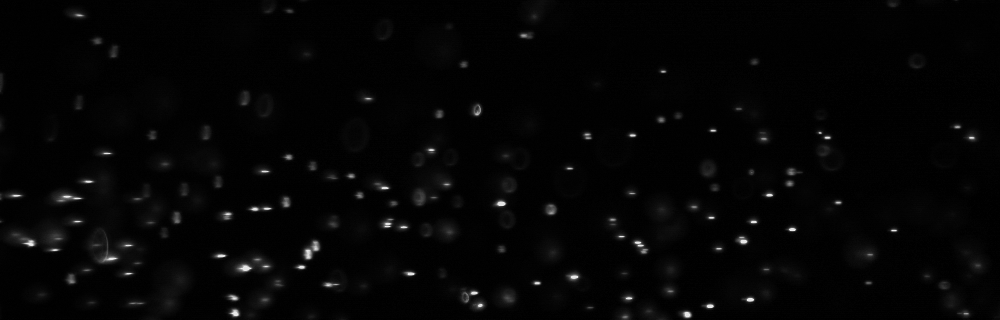
#> input picture image1.bmp, 1000 x 320 px
$ python canny.py
#> lines starting #> are read from the running program, lines starting #| are printed output that depends on the picture; after the words box and inside, x2 and y2 are one past the last pixel; in counts of white or black regions, pixels touching at a corner belong together
import cv2
import numpy as np
import main


# [64 lines left out: functions fill_parts_n_remove_threads, flood, numerate_parts, count, not called in this run]


if __name__ == '__main__':

    def nothing(a):
        pass

    # считывание изображения
    img_original = cv2.imread('image1.bmp')[:, :, 0]
#> img_original: shape (320, 1000); min 0, max 237, mean 4.8
    res = img_original.shape[:2]
#> res = (320, 1000)

    # создание окна и трекбаров
    window = 'adj'
    cv2.namedWindow(window)
    cv2.createTrackbar('Gauss', window, 3, 10, nothing)
    cv2.createTrackbar('threshold1', window, 50, 400, nothing)
    cv2.createTrackbar('threshold2', window, 150, 400, nothing)

    while True:
        # снятие значений с баров
        gauss = cv2.getTrackbarPos('Gauss', window)
        threshold1 = cv2.getTrackbarPos('threshold1', window)
        #cv2.setTrackbarPos('threshold2', window, threshold1+100)
        threshold2 = cv2.getTrackbarPos('threshold2', window)

        # размытие изображение для удаления шумов
        if gauss > 0:
            img_blur = cv2.blur(img_original, (gauss, gauss))
        else:
            img_blur = img_original
        # преобразование Кэнни
        img_edges = cv2.Canny(img_blur, threshold1, threshold2)
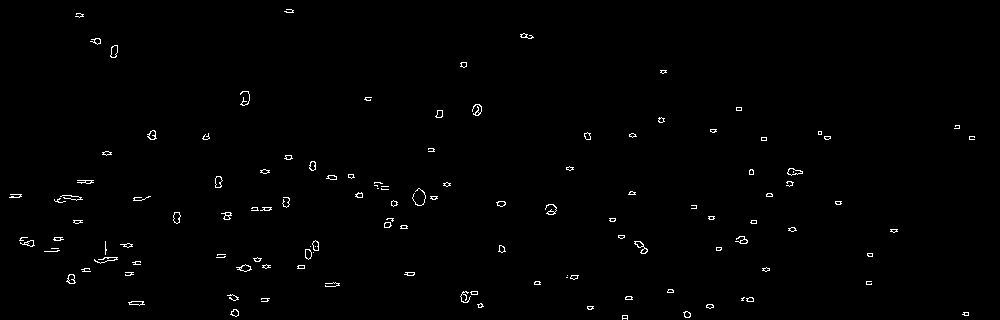
#> img_edges: shape (320, 1000); 0.85% white in thin lines or dots
        # заполение пустот
        img_fill = fill_parts_n_remove_threads(img_edges, 3)
#> in fill_parts_n_remove_threads, `cv2.floodFill(img_proc, mask, (0, 0), 255)`:
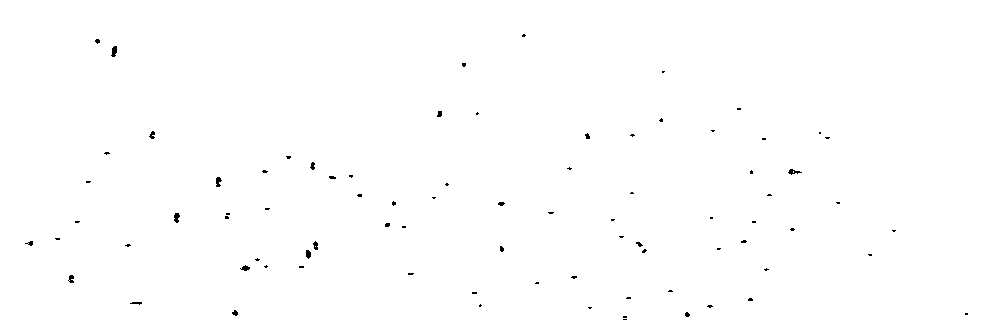
#> img_proc: shape (320, 1000); 99.6% white; black in thin lines or dots, all inside (x1, y1, x2, y2) = (25, 34, 968, 320)
#> in fill_parts_n_remove_threads, `img_proc = cv2.bitwise_or(img_proc, img_in)`:
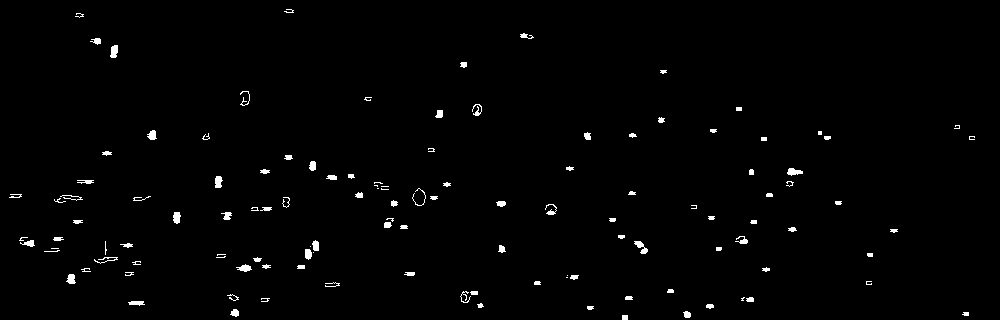
#> img_proc: shape (320, 1000); 1.2% white; 122 white regions (26 under 20 px), largest, box (x1, y1, x2, y2) and area: (634, 241, 648, 254) 85, (110, 45, 118, 58) 82, (787, 168, 803, 176) 82
#> in fill_parts_n_remove_threads, `img_proc = cv2.morphologyEx(img_proc, cv2.MORPH_OPEN, kernel)`:
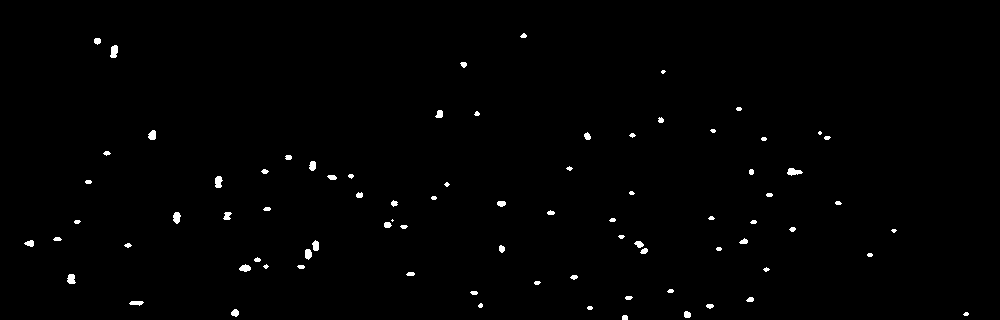
#> img_proc: shape (320, 1000); 0.82% white; 81 white regions (10 under 20 px), largest, box (x1, y1, x2, y2) and area: (110, 45, 118, 58) 81, (787, 168, 803, 176) 80, (215, 176, 223, 188) 75

        A = numerate_parts(img_fill)
#> in numerate_parts, `a = np.argwhere(img_proc)`: a = 2611 pairs, first value 33 to 319, second value 24 to 968
#> the loop in numerate_parts, `for i in a:` made 2611 passes
#> after the loop in numerate_parts, `for i in a:`: img_proc: shape (320, 1000); 0.82% of pixels changed, all inside (x1, y1, x2, y2) = (24, 33, 969, 320)
#> after the loop in numerate_parts, `for i in a:`: k = 81
        # вывод результата
        F, c, pos = count(A)
#> after the loop in count, `for i in range(np.max(img_in)):`: F = 81 values, max 81 at index 2, min 5 at index 41, mean 32.23; pos = 81 items
#> (the run stopped early here; a loop or call above may not have finished)
